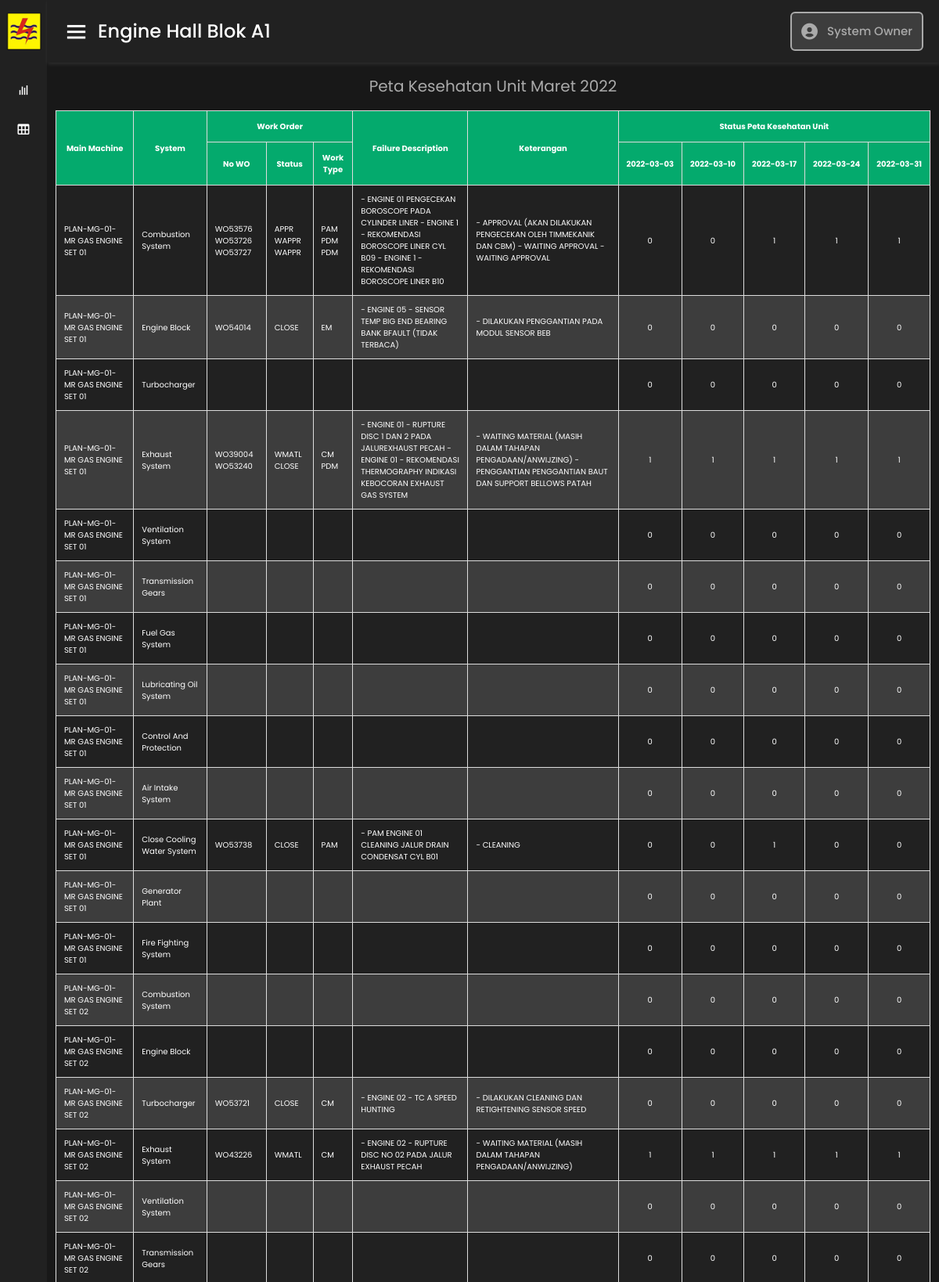
The page /pages/a1.php (upper part) on the database its author committed.
### tables this page shows
CREATE TABLE `jadwal` (
  `kode_jadwal` varchar(15) NOT NULL,
  `jadwal_1` date DEFAULT NULL,
  `jadwal_2` date DEFAULT NULL,
  `jadwal_3` date DEFAULT NULL,
  `jadwal_4` date DEFAULT NULL,
  `jadwal_5` date DEFAULT NULL
);

CREATE TABLE `a1` (
  `kode_unit` varchar(2) NOT NULL,
  `main_machine` varchar(32) NOT NULL,
  `system` varchar(26) NOT NULL,
  `no_wo` text DEFAULT NULL,
  `status` text DEFAULT NULL,
  `work_type` text DEFAULT NULL,
  `failure_description` text DEFAULT NULL,
  `keterangan` text DEFAULT NULL,
  `jadwal` varchar(15) NOT NULL,
  `kondisi_1` varchar(1) DEFAULT NULL,
  `kondisi_2` varchar(1) DEFAULT NULL,
  `kondisi_3` varchar(1) DEFAULT NULL,
  `kondisi_4` varchar(1) DEFAULT NULL,
  `kondisi_5` varchar(1) DEFAULT NULL
);

### pages/a1.php (the view, shortened to what this page needs)
<?php
include('../config/connect.php');
?>
<!DOCTYPE html>
<html lang="en">
<head>
    <link rel="stylesheet" href="../css/style.css">
    <link href='https://unpkg.com/boxicons@2.0.7/css/boxicons.min.css' rel='stylesheet'>
    <link href="https://cdn.jsdelivr.net/npm/bootstrap@5.1.3/dist/css/bootstrap.min.css" rel="stylesheet">
</head>
<body style="background: #181818;">
<div class="sidebar">
    <div class="logo-details">
        <i><img src="../material/icon.PNG" alt=""></i>
      <span class="logo_name"><img src="../material/logo.PNG" alt=""><br>UBJOM PLTMG ARUN</span>
    </div>
      <ul class="nav-links">
        <li>
          <a  href="/pku" class="active">
          <i class='bx bx-bar-chart'></i>
            <span class="links_name">Monitoring</span>
          </a>
        </li>
        <li>
          <a  href="#" class="active" data-bs-toggle="collapse" data-bs-target="#navbarToggleExternalContent" aria-controls="navbarToggleExternalContent" aria-expanded="false" aria-label="Toggle navigation">
          <i class='bx bx-table'></i>
            <span class="links_name">Engine Hall</span>
          </a>
        </li>
      </ul>
  </div>
  <section class="home-section">
    <nav>
      <div class="sidebar-button">
        <i class='bx bx-menu sidebarBtn'></i>
        <span class="dashboard">Engine Hall Blok A1</span>
      </div>
      <div class="profile-details">
      <i class='bx bxs-user-circle' ></i>
        <span class="admin_name">System Owner</span>
      </div>
    </nav>
      <div class="home-content">
        <div class="overview-boxes">
          <div class="judul">
        <?php
        $grafik  = mysqli_query($connect, "SELECT kode_jadwal from jadwal,a1 where a1.jadwal=jadwal.kode_jadwal group by jadwal");
        while ($p = mysqli_fetch_array($grafik)) {
          ?>
          <span>Peta Kesehatan Unit <?php echo $p['kode_jadwal']?></span>
          <?php } ?>
        </div>
        </div>
        <div class="overview-boxes" >
          <table id="customers" >
          <tr style="background-color: #04AA6D;">
    <th rowspan="2">Main Machine</th>
    <th rowspan="2">System</th>
    <th colspan="3">Work Order</th>
    <th rowspan="2">Failure Description</th>
    <th rowspan="2">Keterangan</th>
    <th colspan="5">Status Peta Kesehatan Unit</th>
  </tr>
  <tr style="background-color: #04AA6D;">
    <th>No WO</th>
    <th>Status</th>
    <th>Work Type</th>
    <?php
              $grafik  = mysqli_query($connect, "SELECT jadwal_1,jadwal_2,jadwal_3,jadwal_4,jadwal_5 FROM jadwal,a1 where a1.jadwal=jadwal.kode_jadwal group by jadwal");
              while ($p = mysqli_fetch_array($grafik)) {
        ?>
    <th style="white-space: nowrap;"><?php echo $p['jadwal_1']?></th>
    <th style="white-space: nowrap;"><?php echo $p['jadwal_2']?></th>
    <th style="white-space: nowrap;"><?php echo $p['jadwal_3']?></th>
    <th style="white-space: nowrap;"><?php echo $p['jadwal_4']?></th>
    <th style="white-space: nowrap;"><?php echo $p['jadwal_5']?></th>
    <?php } ?>
  </tr>
  <?php
               $grafik  = mysqli_query($connect, "SELECT * from a1");
               while ($p = mysqli_fetch_array($grafik)) {
  ?>
  <tr>
    <td><?php echo $p['main_machine']?></td>
    <td><?php echo $p['system']?></td>
    <td><?php echo $p['no_wo']?></td>
    <td><?php echo $p['status']?></td>
    <td><?php echo $p['work_type']?></td>
    <td><?php echo $p['failure_description']?></td>
    <td><?php echo $p['keterangan']?></td>
    <td style="text-align: center;"><?php echo $p['kondisi_1']?></td>
    <td style="text-align: center;"><?php echo $p['kondisi_2']?></td>
    <td style="text-align: center;"><?php echo $p['kondisi_3']?></td>
    <td style="text-align: center;"><?php echo $p['kondisi_4']?></td>
    <td style="text-align: center;"><?php echo $p['kondisi_5']?></td>
  </tr>
  <?php } ?>
          </table>
        </div>
      </div>
  </section>
</body>
</html>

### css/style.css (style rules this page uses)
* { margin: 0; padding: 0; box-sizing: border-box; font-family: 'Poppins', sans-serif; }
.sidebar { position: fixed; height: 100%; width: 240px; background: #212121; transition: all 0.5s ease; }
.sidebar .logo-details { height: 80px; display: flex; align-items: center; }
.sidebar .logo-details i { font-size: 28px; font-weight: 500; min-width: 60px; text-align: center; }
.sidebar .logo-details i img { height: 48px; width: 45px; }
.sidebar .logo-details .logo_name { font-size: 10px; font-weight: 400; color:#ffffff; }
.sidebar .nav-links { margin-top: 10px; padding-left: 0rem; }
.sidebar .nav-links li { position: relative; list-style: none; height: 50px; }
.sidebar .nav-links li a { height: 100%; width: 100%; display: flex; align-items: center; text-decoration: none; transition: all 0.4s ease; color:#ffffff; }
.sidebar .nav-links li i { min-width: 60px; text-align: center; font-size: 18px; }
.sidebar .nav-links li a .links_name { font-size: 15px; font-weight: 400; white-space: nowrap; }
.home-section { position: relative; min-height: 100vh; width: calc(100% - 240px); left: 240px; background: #181818; transition: all 0.5s ease; color:#ffffff; }
.home-section nav { display: flex; justify-content: space-between; height: 80px; background: #212121; align-items: center; position: fixed; width: calc(100% - 240px); left: 240px; z-index: 100; padding: 0 20px; box-shadow: 1px 2px 5px rgba(255, 255, 255, 0.1); transition: all 0.5s ease; }
.home-section nav .sidebar-button { display: flex; align-items: center; font-size: 24px; font-weight: 500; white-space: nowrap; }
nav .sidebar-button i { font-size: 35px; margin-right: 10px; }
.home-section nav .profile-details { display: flex; align-items: center; background: #3d3d3d; border: 2px solid #aaaaaa; border-radius: 6px; height: 50px; min-width: 170px; padding-left: 10px; }
nav .profile-details .admin_name { font-size: 15px; font-weight: 500; color: #aaaaaa; margin: 0 10px; white-space: nowrap; }
nav .profile-details i { font-size: 25px; color: #aaaaaa; }
.home-section .home-content { position: relative; padding-top: 90px; }
.home-content .overview-boxes { display: flex; align-items: center; flex-wrap: wrap; padding: 5px 10px 10px 10px; }
.overview-boxes #customers { display: flex; align-items: center; justify-content: center; width: 100%; font-size: 10px; padding: 1px 1px 1px 1px; border-collapse: collapse; border-spacing: 0; }
#customers { font-family: Arial, Helvetica, sans-serif; border-collapse: collapse; width: 100%; background-color: #212121; color:white; }
#customers td, #customers th { border: 1px solid #ddd; padding: 10px; }
#customers tr:nth-child(even) { background-color: #3d3d3d; }
#customers th { padding-top: 12px; padding-bottom: 12px; text-align: center; }
.overview-boxes .judul { display: flex; align-items: center; justify-content: center; width: 100%; color:#aaaaaa; font-size: 20px; }
@media (max-width: 1240px) { .sidebar { width: 60px; } }
@media (max-width: 1240px) { .home-section { width: calc(100% - 60px); left: 60px; } }
@media (max-width: 1240px) { .home-section nav { width: calc(100% - 60px); left: 60px; } }

### rows shown on the page
jadwal: kode_jadwal "Maret 2022"
a1: main_machine "PLAN-MG-01-MR GAS ENGINE SET 01", system "Combustion System", no_wo "WO53576 WO53726 WO53727", status "APPR WAPPR WAPPR", work_type "PAM PDM PDM", failure_description "- ENGINE 01 PENGECEKAN BOROSCOPE PADA CYLINDER LINER - ENGINE 1 - REKOMENDASI BOROSCOPE LINER CYL B09 - ENGINE 1 - REKOMENDASI BOROSCOPE LINER B10", keterangan "- APPROVAL (AKAN DILAKUKAN PENGECEKAN OLEH TIMMEKANIK DAN CBM) - WAITING APPROVAL - WAITING APPROVAL", kondisi_1 "0", kondisi_2 "0", kondisi_3 "1", kondisi_4 "1", kondisi_5 "1"
a1: main_machine "PLAN-MG-01-MR GAS ENGINE SET 01", system "Engine Block", no_wo "WO54014", status "CLOSE", work_type "EM", failure_description "- ENGINE 05 - SENSOR TEMP BIG END BEARING BANK BFAULT (TIDAK TERBACA)", keterangan "- DILAKUKAN PENGGANTIAN PADA MODUL SENSOR BEB", kondisi_1 "0", kondisi_2 "0", kondisi_3 "0", kondisi_4 "0", kondisi_5 "0"
a1: main_machine "PLAN-MG-01-MR GAS ENGINE SET 01", system "Turbocharger", kondisi_1 "0", kondisi_2 "0", kondisi_3 "0", kondisi_4 "0", kondisi_5 "0"
a1: main_machine "PLAN-MG-01-MR GAS ENGINE SET 01", system "Exhaust System", no_wo "WO39004 WO53240", status "WMATL CLOSE", work_type "CM PDM", failure_description "- ENGINE 01 - RUPTURE DISC 1 DAN 2 PADA JALUREXHAUST PECAH - ENGINE 01 - REKOMENDASI THERMOGRAPHY INDIKASI KEBOCORAN EXHAUST GAS SYSTEM", keterangan "- WAITING MATERIAL (MASIH DALAM TAHAPAN PENGADAAN/ANWIJZING) - PENGGANTIAN PENGGANTIAN BAUT DAN SUPPORT BELLOWS PATAH", kondisi_1 "1", kondisi_2 "1", kondisi_3 "1", kondisi_4 "1", kondisi_5 "1"
a1: main_machine "PLAN-MG-01-MR GAS ENGINE SET 01", system "Ventilation System", kondisi_1 "0", kondisi_2 "0", kondisi_3 "0", kondisi_4 "0", kondisi_5 "0"
a1: main_machine "PLAN-MG-01-MR GAS ENGINE SET 01", system "Transmission Gears", kondisi_1 "0", kondisi_2 "0", kondisi_3 "0", kondisi_4 "0", kondisi_5 "0"
a1: main_machine "PLAN-MG-01-MR GAS ENGINE SET 01", system "Fuel Gas System", kondisi_1 "0", kondisi_2 "0", kondisi_3 "0", kondisi_4 "0", kondisi_5 "0"
a1: main_machine "PLAN-MG-01-MR GAS ENGINE SET 01", system "Lubricating Oil System", kondisi_1 "0", kondisi_2 "0", kondisi_3 "0", kondisi_4 "0", kondisi_5 "0"
a1: main_machine "PLAN-MG-01-MR GAS ENGINE SET 01", system "Control And Protection", kondisi_1 "0", kondisi_2 "0", kondisi_3 "0", kondisi_4 "0", kondisi_5 "0"
a1: main_machine "PLAN-MG-01-MR GAS ENGINE SET 01", system "Air Intake System", kondisi_1 "0", kondisi_2 "0", kondisi_3 "0", kondisi_4 "0", kondisi_5 "0"
a1: main_machine "PLAN-MG-01-MR GAS ENGINE SET 01", system "Close Cooling Water System", no_wo "WO53738", status "CLOSE", work_type "PAM", failure_description "- PAM ENGINE 01 CLEANING JALUR DRAIN CONDENSAT CYL B01", keterangan "- CLEANING", kondisi_1 "0", kondisi_2 "0", kondisi_3 "1", kondisi_4 "0", kondisi_5 "0"
a1: main_machine "PLAN-MG-01-MR GAS ENGINE SET 01", system "Generator Plant", kondisi_1 "0", kondisi_2 "0", kondisi_3 "0", kondisi_4 "0", kondisi_5 "0"
a1: main_machine "PLAN-MG-01-MR GAS ENGINE SET 01", system "Fire Fighting System", kondisi_1 "0", kondisi_2 "0", kondisi_3 "0", kondisi_4 "0", kondisi_5 "0"
a1: main_machine "PLAN-MG-01-MR GAS ENGINE SET 02", system "Combustion System", kondisi_1 "0", kondisi_2 "0", kondisi_3 "0", kondisi_4 "0", kondisi_5 "0"
a1: main_machine "PLAN-MG-01-MR GAS ENGINE SET 02", system "Engine Block", kondisi_1 "0", kondisi_2 "0", kondisi_3 "0", kondisi_4 "0", kondisi_5 "0"
a1: main_machine "PLAN-MG-01-MR GAS ENGINE SET 02", system "Turbocharger", no_wo "WO53721", status "CLOSE", work_type "CM", failure_description "- ENGINE 02 - TC A SPEED HUNTING", keterangan "- DILAKUKAN CLEANING DAN RETIGHTENING SENSOR SPEED", kondisi_1 "0", kondisi_2 "0", kondisi_3 "0", kondisi_4 "0", kondisi_5 "0"
a1: main_machine "PLAN-MG-01-MR GAS ENGINE SET 02", system "Exhaust System", no_wo "WO43226", status "WMATL", work_type "CM", failure_description "- ENGINE 02 - RUPTURE DISC NO 02 PADA JALUR EXHAUST PECAH", keterangan "- WAITING MATERIAL (MASIH DALAM TAHAPAN PENGADAAN/ANWIJZING)", kondisi_1 "1", kondisi_2 "1", kondisi_3 "1", kondisi_4 "1", kondisi_5 "1"
a1: main_machine "PLAN-MG-01-MR GAS ENGINE SET 02", system "Ventilation System", kondisi_1 "0", kondisi_2 "0", kondisi_3 "0", kondisi_4 "0", kondisi_5 "0"
a1: main_machine "PLAN-MG-01-MR GAS ENGINE SET 02", system "Transmission Gears", kondisi_1 "0", kondisi_2 "0", kondisi_3 "0", kondisi_4 "0", kondisi_5 "0"

### other values the page prints
$p['jadwal_1'] "2022-03-03"
$p['jadwal_2'] "2022-03-10"
$p['jadwal_3'] "2022-03-17"
$p['jadwal_4'] "2022-03-24"
$p['jadwal_5'] "2022-03-31"
